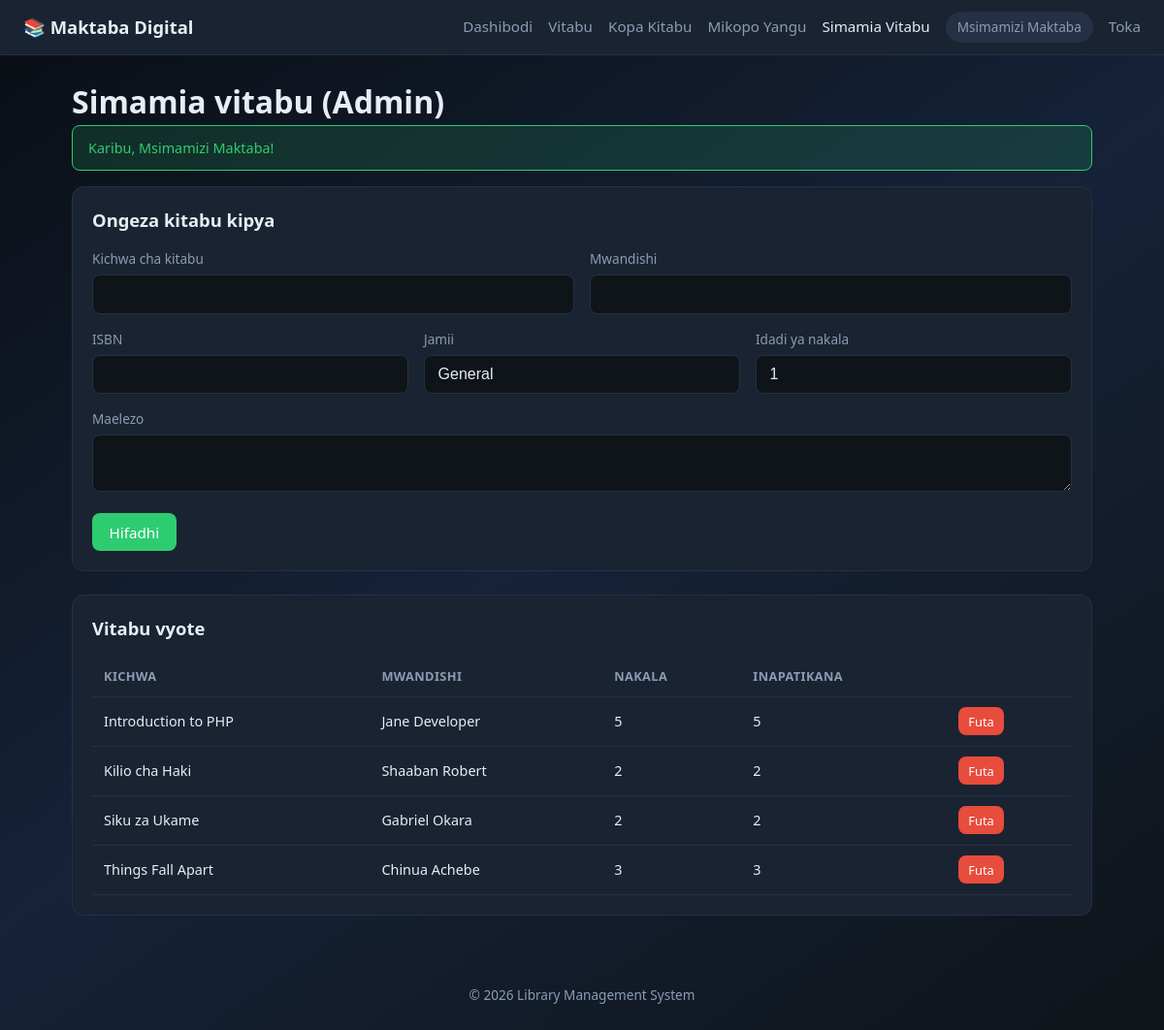
Page /manage_books.php (signed in) on the committed database.
### tables this page shows
CREATE TABLE IF NOT EXISTS books (
    id INT UNSIGNED AUTO_INCREMENT PRIMARY KEY,
    title VARCHAR(200) NOT NULL,
    author VARCHAR(150) NOT NULL,
    isbn VARCHAR(30) DEFAULT NULL,
    category VARCHAR(80) DEFAULT 'General',
    total_copies INT UNSIGNED NOT NULL DEFAULT 1,
    available_copies INT UNSIGNED NOT NULL DEFAULT 1,
    description TEXT,
    created_at TIMESTAMP DEFAULT CURRENT_TIMESTAMP
);

### includes/auth.php (called while the page is built, shortened)
<?php
function e(?string $value): string
{
    return htmlspecialchars((string) $value, ENT_QUOTES, 'UTF-8');
}
function flash(string $key, ?string $message = null): ?string
{
    $msg = $_SESSION['flash'][$key] ?? null;
    return $msg;
}

### manage_books.php (the view, shortened to what this page needs)
<?php
require_once __DIR__ . '/includes/auth.php';
$books = $pdo->query('SELECT * FROM books ORDER BY title')->fetchAll();
require __DIR__ . '/includes/header.php';
$flashSuccess = flash('success');
?>
<h1>Simamia vitabu (Admin)</h1>
<?php if ($flashSuccess): ?>
    <div class="alert alert-success"><?= e($flashSuccess) ?></div>
<?php endif; ?>
<div class="card">
    <h2>Ongeza kitabu kipya</h2>
    <form method="post">
        <div class="form-row">
            <div class="form-group">
                <label>Kichwa cha kitabu</label>
                <input type="text" name="title" required>
            </div>
            <div class="form-group">
                <label>Mwandishi</label>
                <input type="text" name="author" required>
            </div>
        </div>
        <div class="form-row">
            <div class="form-group">
                <label>ISBN</label>
                <input type="text" name="isbn">
            </div>
            <div class="form-group">
                <label>Jamii</label>
                <input type="text" name="category" value="General">
            </div>
            <div class="form-group">
                <label>Idadi ya nakala</label>
                <input type="number" name="total_copies" value="1" min="1">
            </div>
        </div>
        <div class="form-group">
            <label>Maelezo</label>
            <textarea name="description" rows="2"></textarea>
        </div>
        <button type="submit" class="btn btn-success">Hifadhi</button>
    </form>
</div>
<div class="card">
    <h2>Vitabu vyote</h2>
    <div class="table-wrap">
        <table>
            <thead>
                <tr>
                    <th>Kichwa</th>
                    <th>Mwandishi</th>
                    <th>Nakala</th>
                    <th>Inapatikana</th>
                    <th></th>
                </tr>
            </thead>
            <tbody>
                <?php foreach ($books as $book): ?>
                    <tr>
                        <td><?= e($book['title']) ?></td>
                        <td><?= e($book['author']) ?></td>
                        <td><?= (int) $book['total_copies'] ?></td>
                        <td><?= (int) $book['available_copies'] ?></td>
                        <td>
                            <form method="post" onsubmit="return confirm('Futa kitabu hiki?');">
                                <button type="submit" class="btn btn-sm btn-danger">Futa</button>
                            </form>
                        </td>
                    </tr>
                <?php endforeach; ?>
            </tbody>
        </table>
    </div>
</div>
<?php require __DIR__ . '/includes/footer.php'; ?>

### assets/css/style.css (style rules this page uses)
:root { --bg: #0f1419; --surface: #1a2332; --surface-2: #243044; --accent: #3d9cf0; --accent-hover: #5aadff; --success: #2ecc71; --warning: #f39c12; --danger: #e74c3c; --text: #e8edf4; --muted: #8b9cb3; --radius: 12px; --font: "Segoe UI", system-ui, sans-serif; }
* { box-sizing: border-box; margin: 0; padding: 0; }
body { font-family: var(--font); background: linear-gradient(145deg, #0a0e14 0%, #152238 50%, #0f1419 100%); color: var(--text); min-height: 100vh; line-height: 1.5; }
.card { background: var(--surface); border: 1px solid var(--surface-2); border-radius: var(--radius); padding: 1.25rem; margin-bottom: 1.5rem; }
.card h2 { font-size: 1.15rem; margin-bottom: 1rem; }
.form-group { margin-bottom: 1rem; }
.form-group label { display: block; font-size: 0.85rem; color: var(--muted); margin-bottom: 0.35rem; }
input[type="text"], input[type="email"], input[type="password"], input[type="number"], input[type="date"], select, textarea { width: 100%; padding: 0.65rem 0.85rem; border: 1px solid var(--surface-2); border-radius: 8px; background: var(--bg); color: var(--text); font-size: 1rem; }
.form-row { display: grid; grid-template-columns: repeat(auto-fit, minmax(200px, 1fr)); gap: 1rem; }
.btn { display: inline-block; padding: 0.6rem 1.1rem; border: none; border-radius: 8px; font-size: 0.95rem; cursor: pointer; font-family: inherit; text-align: center; }
.btn-success { background: var(--success); color: #fff; }
.btn-danger { background: var(--danger); color: #fff; }
.btn-sm { padding: 0.35rem 0.65rem; font-size: 0.8rem; }
.table-wrap { overflow-x: auto; }
table { width: 100%; border-collapse: collapse; font-size: 0.9rem; }
th, td { padding: 0.65rem 0.75rem; text-align: left; border-bottom: 1px solid var(--surface-2); }
th { color: var(--muted); font-weight: 600; font-size: 0.8rem; text-transform: uppercase; letter-spacing: 0.03em; }
.alert { padding: 0.75rem 1rem; border-radius: 8px; margin-bottom: 1rem; font-size: 0.9rem; }
.alert-success { background: rgba(46, 204, 113, 0.15); border: 1px solid var(--success); color: var(--success); }

### rows in the picture
books: title "Introduction to PHP", author "Jane Developer", total_copies "5", available_copies "5"
books: title "Kilio cha Haki", author "Shaaban Robert", total_copies "2", available_copies "2"
books: title "Siku za Ukame", author "Gabriel Okara", total_copies "2", available_copies "2"
books: title "Things Fall Apart", author "Chinua Achebe", total_copies "3", available_copies "3"

### other values in the picture
$_SESSION['fullname'] "Msimamizi Maktaba"
$flashSuccess "Karibu, Msimamizi Maktaba!"
